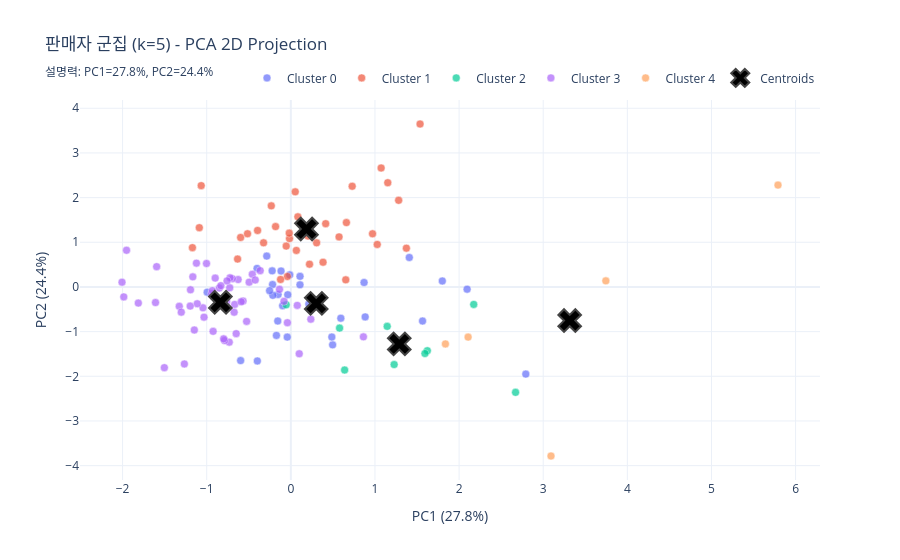
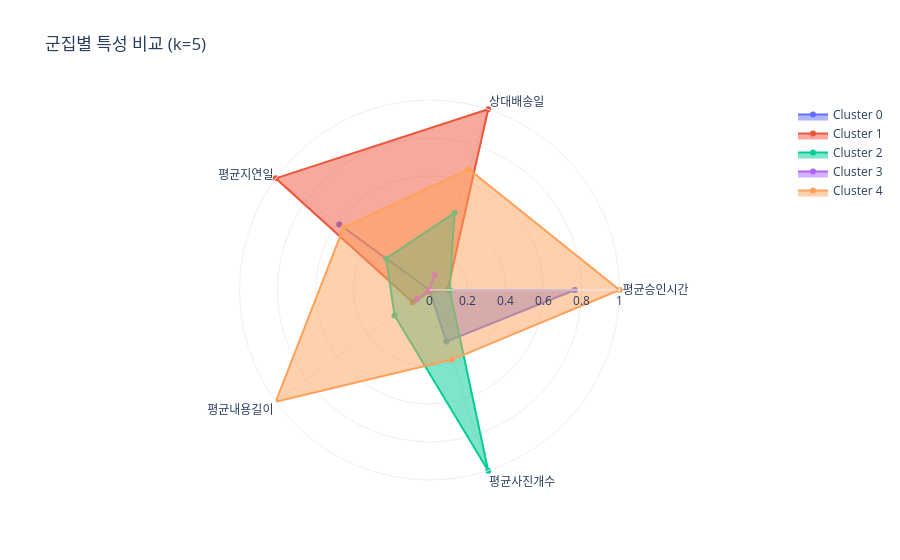

Notebook code for these charts, in order:
### Code cell
optimal_k = 5
clustered_data = clustering(data, features, target, optimal_k, X_scaled, kmeans_models)

### Figure 1 — Plotly figure (JSON) as saved in the notebook; plotly's stock layout.template omitted (floating-point values rounded to 4 significant figures)
{"data": [{"hovertemplate": "PC1: %{x:.2f}<br>PC2: %{y:.2f}<br>평점: %{text}<extra></extra>", "marker": {"line": {"color": "white", "width": 0.5}, "opacity": 0.7, "size": 8}, "mode": "markers", "name": "Cluster 0", "text": [5.0, 3.7, 4.29, 4.5, 4.56, 4.2, 4.14, 4.25, 4.42, 5.0, 4.39, 3.94, 4.33, 3.67, 4.7, 3.19, 4.64, 4.27, 4.32, 4.64, 4.2, 4.48, 4.67, 4.75, 4.21, 4.35, 4.86, 4.0, 4.08, 4.67], "type": "scatter", "x": [-0.3982, 0.1093, -0.0425, -0.4017, -0.1554, -0.01288, 0.8836, 0.1088, -0.1163, -0.5968, -0.1513, -0.09744, -0.2219, 1.408, 0.5943, 2.793, 1.801, -0.2862, -0.1709, 0.4969, 1.566, -0.2141, 0.4873, -0.03632, -0.2173, -0.2524, -0.9945, 2.095, 0.8705, 0.2136], "y": [-1.657, 0.2375, -1.123, 0.4157, -0.7624, 0.271, -0.6704, 0.04836, 0.3566, -1.648, -0.1682, -0.4195, 0.3603, 0.6596, -0.6997, -1.951, 0.1334, 0.6906, -1.085, -1.297, -0.7626, -0.1878, -1.121, -0.1748, 0.0535, -0.08283, -0.1162, -0.05038, 0.09898, -0.3823]}, {"hovertemplate": "PC1: %{x:.2f}<br>PC2: %{y:.2f}<br>평점: %{text}<extra></extra>", "marker": {"line": {"color": "white", "width": 0.5}, "opacity": 0.7, "size": 8}, "mode": "markers", "name": "Cluster 1", "text": [4.23, 4.0, 3.71, 3.2, 4.32, 4.17, 2.94, 4.12, 4.12, 4.83, 4.5, 3.9, 4.11, 4.32, 4.01, 2.71, 2.18, 4.03, 3.9, 4.02, 4.14, 3.7, 3.5, 4.22, 4.0, 3.45, 3.61, 4.0, 3.78, 4.26, 3.79, 4.0, 4.55, 4.39], "type": "scatter", "x": [0.9713, -0.597, 1.152, 1.073, -1.088, 0.6532, 0.6607, -0.01593, -0.6329, 0.3066, -0.0408, -0.2323, -1.17, 0.3829, 0.204, -1.065, 1.536, 0.4143, 0.0522, 0.08384, 0.2221, 1.374, -0.01898, 0.5732, -0.515, 0.7293, 1.027, -0.122, 1.282, -0.3241, -0.1815, -0.3952, 0.06589, -0.05488], "y": [1.19, 1.108, 2.333, 2.663, 1.327, 0.159, 1.44, 1.083, 0.6246, 0.9872, 0.2343, 1.815, 0.8801, 0.5534, 1.138, 2.268, 3.648, 1.416, 2.129, 1.57, 0.509, 0.8682, 1.205, 1.121, 1.191, 2.254, 0.9513, 0.1676, 1.939, 0.9883, 1.351, 1.265, 0.8175, 0.9144]}, {"hovertemplate": "PC1: %{x:.2f}<br>PC2: %{y:.2f}<br>평점: %{text}<extra></extra>", "marker": {"line": {"color": "white", "width": 0.5}, "opacity": 0.7, "size": 8}, "mode": "markers", "name": "Cluster 2", "text": [4.19, 3.8, 4.14, 4.1, 4.62, 4.24, 4.23, 4.18, 3.41], "type": "scatter", "x": [1.228, 2.672, 0.5794, 1.623, -0.05501, 2.174, 1.146, 0.6396, 1.594], "y": [-1.737, -2.359, -0.9208, -1.427, -0.3999, -0.3912, -0.8824, -1.86, -1.49]}, {"hovertemplate": "PC1: %{x:.2f}<br>PC2: %{y:.2f}<br>평점: %{text}<extra></extra>", "marker": {"line": {"color": "white", "width": 0.5}, "opacity": 0.7, "size": 8}, "mode": "markers", "name": "Cluster 3", "text": [4.8, 4.83, 4.16, 4.12, 4.29, 4.12, 4.17, 4.27, 3.88, 4.35, 4.16, 4.42, 4.42, 4.36, 4.21, 4.33, 5.0, 4.51, 4.13, 4.49, 3.92, 3.6, 4.33, 4.19, 4.5, 3.44, 4.13, 4.65, 4.22, 3.71, 4.25, 4.38, 3.8, 4.87, 4.24, 4.41, 4.24, 4.19, 4.56, 4.0, 4.26, 4.2, 4.26, 4.49, 4.37, 4.36, 4.6, 3.88, 4.17, 4.04, 5.0, 4.6], "type": "scatter", "x": [-0.6674, -1.326, -0.6266, -0.7263, -0.7319, -1.032, -0.4577, -0.4953, -1.609, -0.6955, -0.7633, -1.193, -1.595, 0.09981, -0.6494, -0.8503, -0.9411, -1.165, 0.07642, 0.2377, -0.3642, -0.1349, -2.007, -0.423, -0.08079, -0.5256, -0.04073, -0.5679, -1.302, -0.7879, -0.7875, -0.9324, -1.044, -1.266, 0.8628, -1.113, -0.9237, -1.147, -0.8316, -1.953, -1.122, -1.813, -0.7231, -1.196, -0.7985, -1.002, -0.6739, -0.7584, -1.503, -0.5904, -0.8991, -1.986], "y": [-0.3913, -0.4331, 0.1655, -0.01779, -1.235, -0.6761, 0.283, 0.1073, -0.3494, 0.1846, -0.3274, -0.06346, 0.4541, -1.495, -1.045, -0.0231, -0.1449, 0.2257, -0.4126, -0.7213, 0.3649, -0.05308, 0.1069, 0.1559, -0.3219, -0.7709, -0.8003, -0.3156, -0.5644, -1.2, -0.3712, -0.08295, -0.4673, -1.724, -1.117, -0.3767, -0.9937, -0.9642, 0.02896, 0.8216, 0.533, -0.3609, 0.2055, -0.4291, -1.161, 0.525, -0.5656, 0.1358, -1.807, -0.3329, 0.1979, -0.2225]}, {"hovertemplate": "PC1: %{x:.2f}<br>PC2: %{y:.2f}<br>평점: %{text}<extra></extra>", "marker": {"line": {"color": "white", "width": 0.5}, "opacity": 0.7, "size": 8}, "mode": "markers", "name": "Cluster 4", "text": [5.0, 4.5, 4.07, 4.33, 4.64], "type": "scatter", "x": [2.107, 5.791, 3.745, 3.093, 1.838], "y": [-1.122, 2.28, 0.1365, -3.784, -1.276]}, {"marker": {"color": "black", "line": {"width": 2}, "size": 20, "symbol": "x"}, "mode": "markers", "name": "Centroids", "type": "scatter", "x": [0.302, 0.1856, 1.289, -0.8374, 3.315], "y": [-0.3678, 1.297, -1.274, -0.3431, -0.7531]}], "layout": {"legend": {"orientation": "h", "x": 1, "xanchor": "right", "y": 1.02, "yanchor": "bottom"}, "title": {"text": "판매자 군집 (k=5) - PCA 2D Projection<br><sub>설명력: PC1=27.8%, PC2=24.4%</sub>"}, "xaxis": {"title": {"text": "PC1 (27.8%)"}}, "yaxis": {"title": {"text": "PC2 (24.4%)"}}}}

### Figure 2 — Plotly figure (JSON) as saved in the notebook; plotly's stock layout.template omitted (floating-point values rounded to 4 significant figures)
{"data": [{"fill": "toself", "name": "Cluster 0", "r": [0.7644, 0, 0.5865, 0, 0.2855, 0.7644], "theta": ["평균승인시간", "상대배송일", "평균지연일", "평균내용길이", "평균사진개수", "평균승인시간"], "type": "scatterpolar"}, {"fill": "toself", "name": "Cluster 1", "r": [0.09523, 1, 1, 0.1093, 0.009321, 0.09523], "theta": ["평균승인시간", "상대배송일", "평균지연일", "평균내용길이", "평균사진개수", "평균승인시간"], "type": "scatterpolar"}, {"fill": "toself", "name": "Cluster 2", "r": [0.1063, 0.4265, 0.2823, 0.2275, 1, 0.1063], "theta": ["평균승인시간", "상대배송일", "평균지연일", "평균내용길이", "평균사진개수", "평균승인시간"], "type": "scatterpolar"}, {"fill": "toself", "name": "Cluster 3", "r": [0, 0.08515, 0, 0.0819, 0, 0], "theta": ["평균승인시간", "상대배송일", "평균지연일", "평균내용길이", "평균사진개수", "평균승인시간"], "type": "scatterpolar"}, {"fill": "toself", "name": "Cluster 4", "r": [1, 0.6686, 0.5592, 1.0, 0.3851, 1], "theta": ["평균승인시간", "상대배송일", "평균지연일", "평균내용길이", "평균사진개수", "평균승인시간"], "type": "scatterpolar"}], "layout": {"polar": {"radialaxis": {"range": [0, 1], "visible": true}}, "title": {"text": "군집별 특성 비교 (k=5)"}}}
